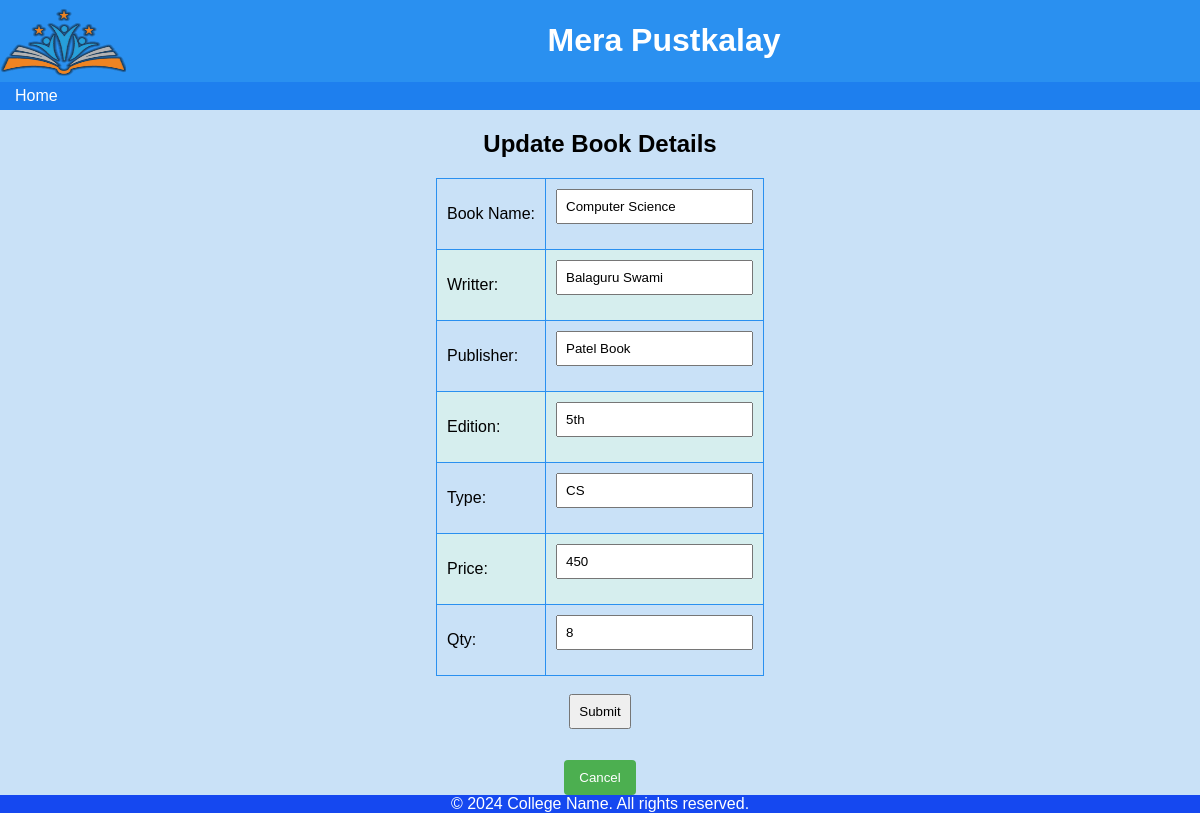
Screenshot of /update/1 with the database file from the repository.
### firstapp/models.py (models this page shows)
class Book(models.Model):
  id = models.IntegerField(primary_key=True)
  book_name = models.CharField(max_length=255)
  writer_name = models.CharField(max_length=255)
  publisher_name = models.CharField(max_length=255, default= "XYZ")
  type_book = models.CharField(max_length=255, default= "Generel")
  book_price = models.CharField(max_length=25, default = "00")
  book_edition = models.CharField(max_length=255, default= "1st")
  b_qty = models.CharField(max_length=255, default="0")

### firstapp/views.py (the view)
# urls.py: path('update/<int:id>', views.update, name='update'),
def update(request, id): # Update Book
  books = Book.objects.get(id=id)
  template = loader.get_template('update.html')
  context = {
    'books': books,
  }
  return HttpResponse(template.render(context, request))

### firstapp/templates/update.html (shortened to what this page needs)
{% load static %}
<html>
    <link rel="stylesheet" href="{% static 'first.css' %}">
    <header>
        <img src="{% static 'Logo.png' %}" align="left" width="125" height="80">
        <h1>Mera Pustkalay</h1>
    </header>
<body>
    <nav>
        <a href="/home">Home</a>
    </nav>
    <main align="center">
        <h2 align = "center ">Update Book Details</h2>
        <form action="updaterecord/{{ books.id }}" method="post">
    <table align="center">
        <tr>
        <td><label>Book Name:</label></td>
        <td><input name="bname" value="{{ books.book_name }}"></td>
        </tr>
        <tr>
        <td><label>Writter:</label></td>
        <td><input name="writer" value="{{ books.writer_name }}"></td>
        </tr>
       <tr>
        <td><label>Publisher:</label></td>
        <td><Input name="publisher" value="{{ books.publisher_name }}"></td>
        </tr>
        <tr>
        <td><label>Edition:</label></td><td>
        <input name="edition" value="{{ books.book_edition }}"></td>
        </tr>
        <tr>
        <td><label>Type:</label></td><td>
        <input name="type" value="{{ books.type_book }}"  required></td>
        </tr>
        <tr>
        <td><label>Price:</label></td><td>
        <input name="price" value="{{ books.book_price }}" required></td>
        </tr>
        <td><label>Qty:</label></td><td>
        <input name="qty" value="{{ books.b_qty }}" required></td>
        </table>
        <br>
        <input type="submit">
        </form>
        <a href="/library"><button>Cancel</button></a>
    </main>
    <a href="/home"><label>Back</label></a>
    <footer>
        <marquee>&copy; 2024 College Name. All rights reserved.</marquee>
    </footer>
</body>
</html>

### firstapp/static/first.css (style rules this page uses)
body { font-family: Arial, sans-serif; margin: 0; padding: 0; background-color: #c9e1f7; }
header { background-color: #2a90f0; color: #fff; text-align: center; padding: 1px; }
th, td { border: 1px solid #2a90f0; border-radius: 3px; padding: 10px }
tr:nth-child(even) { background-color: #D6EEEE; }
table { border: 1px solid black; border-collapse: collapse; }
nav { font-family: Arial, sans-serif; background-color: #1e7fee; color: #fff; padding: 5px; }
nav a { font-family: Arial, sans-serif; color: #fff; text-decoration: none; margin: 0 10px; }
button { background-color: #4caf50; color: white; padding: 10px 15px; border: none; border-radius: 4px; cursor: pointer; }
footer { background-color: #1548f0; color: #fff; text-align: center; font-family: Arial, sans-serif; position: fixed; bottom: 0; width: 100%; }
input { padding: 8px; margin-bottom: 15px; box-sizing: border-box; }

### rows the page displays
Book: bname "Computer Science", writer "Balaguru Swami", publisher "Patel Book", edition "5th", type "CS", price "450", qty "8"
